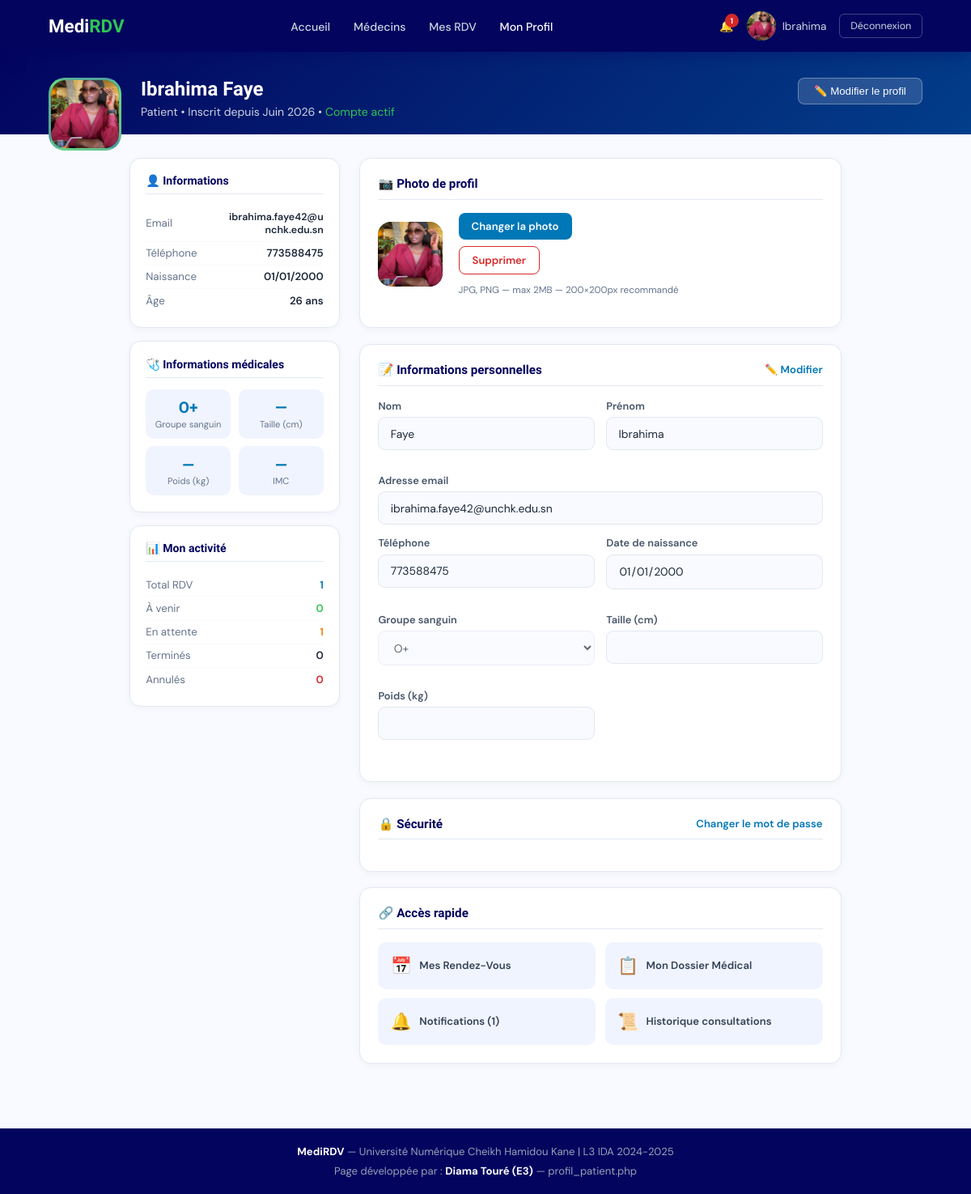
Screenshot of /pages/profil_patient.php (signed in) with the database file from the repository.
### tables this page shows
CREATE TABLE IF NOT EXISTS `patients` (
  `id` int NOT NULL AUTO_INCREMENT,
  `nom` varchar(100) NOT NULL,
  `prenom` varchar(100) NOT NULL,
  `email` varchar(150) NOT NULL,
  `telephone` varchar(20) NOT NULL,
  `date_naissance` date NOT NULL,
  `groupe_sanguin` enum('A+','A-','B+','B-','AB+','AB-','O+','O-') DEFAULT NULL,
  `taille` decimal(5,2) DEFAULT NULL,
  `poids` decimal(5,2) DEFAULT NULL,
  `mot_de_passe` varchar(255) NOT NULL,
  `photo` varchar(255) DEFAULT NULL,
  `statut` enum('actif','suspendu','supprime') DEFAULT 'actif',
  `date_inscription` timestamp NULL DEFAULT CURRENT_TIMESTAMP,
  PRIMARY KEY (`id`),
  UNIQUE KEY `email` (`email`)
);

### pages/profil_patient.php (the view, shortened to what this page needs)
<?php
require_once __DIR__ . '/../includes/connexion.php';
$patient_id = $_SESSION['user_id'];
$stmt = $pdo->prepare("SELECT * FROM patients WHERE id = :id AND statut = 'actif' LIMIT 1");
$stmt->execute([':id' => $patient_id]);
$patient = $stmt->fetch(PDO::FETCH_ASSOC);
$stmt = $pdo->prepare("
    SELECT
        COUNT(*) AS total,
        SUM(CASE WHEN statut IN ('confirme','en_attente') AND date_rdv >= CURDATE() THEN 1 ELSE 0 END) AS a_venir,
        SUM(CASE WHEN statut = 'en_attente'  THEN 1 ELSE 0 END) AS en_attente,
        SUM(CASE WHEN statut = 'termine'     THEN 1 ELSE 0 END) AS termines,
        SUM(CASE WHEN statut = 'annule'      THEN 1 ELSE 0 END) AS annules
    FROM rendezvous WHERE id_patient = :id
");
$stmt->execute([':id' => $patient_id]);
$stats = $stmt->fetch(PDO::FETCH_ASSOC);
$stmt = $pdo->prepare("SELECT COUNT(*) FROM notifications WHERE id_destinataire = :id AND type_user = 'patient' AND lu = 0");
$stmt->execute([':id' => $patient_id]);
$notif_count = (int) $stmt->fetchColumn();
$imc = '';
$age = '';
if (!empty($patient['date_naissance'])) {
    $dob = new DateTime($patient['date_naissance']);
    $age = (new DateTime())->diff($dob)->y . ' ans';
}
$date_inscription = !empty($patient['date_inscription'])
    ? (new DateTime($patient['date_inscription']))->format('F Y')
    : '';
$mois_fr = ['January'=>'Janvier','February'=>'Février','March'=>'Mars','April'=>'Avril',
            'May'=>'Mai','June'=>'Juin','July'=>'Juillet','August'=>'Août',
            'September'=>'Septembre','October'=>'Octobre','November'=>'Novembre','December'=>'Décembre'];
$date_inscription = strtr($date_inscription, $mois_fr);
$erreurs  = [];
$groupes = ['A+','A-','B+','B-','AB+','AB-','O+','O-'];
$initiales = strtoupper(mb_substr($patient['prenom'],0,1).mb_substr($patient['nom'],0,1));
?>
<!DOCTYPE html>
<html lang="fr">
<head>
</head>
<body>
<nav>
  <a href="../index.php" class="nav-logo">Medi<span>RDV</span></a>
  <ul class="nav-links" id="navLinks">
    <li><a href="../index.php">Accueil</a></li>
    <li><a href="liste_medecins.php">Médecins</a></li>
    <li><a href="mes_rdv.php">Mes RDV</a></li>
    <li><a href="profil_patient.php" class="active">Mon Profil</a></li>
  </ul>
  <div class="nav-right">
    <a href="notifications.php" class="notif-btn">
      🔔
      <?php if ($notif_count > 0): ?>
        <span class="notif-dot"><?= $notif_count ?></span>
      <?php endif; ?>
    </a>
    <div class="nav-user">
      <div class="avatar-sm">
        <?php if (!empty($patient['photo']) && file_exists(__DIR__.'/../assets/img/'.$patient['photo'])): ?>
          <img src="../assets/img/<?= htmlspecialchars($patient['photo']) ?>" alt="photo">
        <?php else: ?>
          <?= $initiales ?>
        <?php endif; ?>
      </div>
      <span><?= htmlspecialchars($patient['prenom']) ?></span>
    </div>
    <a href="logout.php" class="logout-btn">Déconnexion</a>
  </div>
</nav>
<div class="profile-hero">
  <div class="profile-banner">
    <div class="avatar-big">
      <?php if (!empty($patient['photo']) && file_exists(__DIR__.'/../assets/img/'.$patient['photo'])): ?>
        <img src="../assets/img/<?= htmlspecialchars($patient['photo']) ?>" alt="photo profil">
      <?php else: ?>
        👤
      <?php endif; ?>
    </div>
    <div class="profile-info">
      <h2><?= htmlspecialchars($patient['prenom'] . ' ' . $patient['nom']) ?></h2>
      <p>
        Patient • Inscrit depuis <?= $date_inscription ?>
        • <span class="green">Compte actif</span>
      </p>
    </div>
    <button class="edit-btn" onclick="document.getElementById('secInfos').scrollIntoView({behavior:'smooth'})">
      ✏️ Modifier le profil
    </button>
  </div>
</div>
<div class="main">
  <div class="left-col">
    <div class="info-card">
      <h5>👤 Informations</h5>
      <div class="info-row">
        <span class="lbl">Email</span>
        <span class="val" style="font-size:.78rem"><?= htmlspecialchars($patient['email']) ?></span>
      </div>
      <div class="info-row">
        <span class="lbl">Téléphone</span>
        <span class="val"><?= htmlspecialchars($patient['telephone']) ?></span>
      </div>
      <div class="info-row">
        <span class="lbl">Naissance</span>
        <span class="val">
          <?= !empty($patient['date_naissance'])
              ? (new DateTime($patient['date_naissance']))->format('d/m/Y')
              : '—' ?>
        </span>
      </div>
      <div class="info-row">
        <span class="lbl">Âge</span>
        <span class="val"><?= $age ?: '—' ?></span>
      </div>
    </div>
    <div class="info-card">
      <h5>🩺 Informations médicales</h5>
      <div class="vital-grid">
        <div class="vital-item">
          <div class="vital-num"><?= htmlspecialchars($patient['groupe_sanguin'] ?: '—') ?></div>
          <div class="vital-lbl">Groupe sanguin</div>
        </div>
        <div class="vital-item">
          <div class="vital-num"><?= !empty($patient['taille']) ? (int)$patient['taille'] : '—' ?></div>
          <div class="vital-lbl">Taille (cm)</div>
        </div>
        <div class="vital-item">
          <div class="vital-num"><?= !empty($patient['poids']) ? (int)$patient['poids'] : '—' ?></div>
          <div class="vital-lbl">Poids (kg)</div>
        </div>
        <div class="vital-item">
          <div class="vital-num"><?= $imc ?: '—' ?></div>
          <div class="vital-lbl">IMC</div>
        </div>
      </div>
    </div>
    <div class="info-card">
      <h5>📊 Mon activité</h5>
      <div class="info-row">
        <span class="lbl">Total RDV</span>
        <span class="val" style="color:var(--blue)"><?= (int)$stats['total'] ?></span>
      </div>
      <div class="info-row">
        <span class="lbl">À venir</span>
        <span class="val" style="color:var(--green)"><?= (int)$stats['a_venir'] ?></span>
      </div>
      <div class="info-row">
        <span class="lbl">En attente</span>
        <span class="val" style="color:var(--orange)"><?= (int)$stats['en_attente'] ?></span>
      </div>
      <div class="info-row">
        <span class="lbl">Terminés</span>
        <span class="val"><?= (int)$stats['termines'] ?></span>
      </div>
      <div class="info-row">
        <span class="lbl">Annulés</span>
        <span class="val" style="color:var(--red)"><?= (int)$stats['annules'] ?></span>
      </div>
    </div>
  </div>
  <div class="right-col">
    <div class="section-card">
      <div class="sec-head"><h4>📷 Photo de profil</h4></div>
      <div class="photo-section">
        <div class="photo-prev">
          <?php if (!empty($patient['photo']) && file_exists(__DIR__.'/../assets/img/'.$patient['photo'])): ?>
            <img src="../assets/img/<?= htmlspecialchars($patient['photo']) ?>" alt="profil">
          <?php else: ?>
            👤
          <?php endif; ?>
        </div>
        <div class="photo-actions">
          <form method="POST" enctype="multipart/form-data" style="display:inline">
            <button type="button" class="btn-upload" onclick="document.getElementById('photoInput').click()">
              Changer la photo
            </button>
          </form>
          <?php if (!empty($patient['photo'])): ?>
          <form method="POST" style="display:inline"
                onsubmit="return confirm('Supprimer la photo de profil ?')">
            <button type="submit" class="btn-delete">Supprimer</button>
          </form>
          <?php endif; ?>
          <div class="photo-hint">JPG, PNG — max 2MB — 200×200px recommandé</div>
        </div>
      </div>
    </div>
    <div class="section-card" id="secInfos">
      <div class="sec-head">
        <h4>📝 Informations personnelles</h4>
        <button class="sec-edit" onclick="toggleEdit()">✏️ Modifier</button>
      </div>
      <form method="POST" id="infoForm">
        <div class="form-row">
          <div class="form-group">
            <label>Nom</label>
            <input type="text" name="nom" id="f_nom"
                   value="<?= htmlspecialchars($patient['nom']) ?>"
                   class="<?= isset($erreurs['nom'])?'field-error':'' ?>" readonly>
          </div>
          <div class="form-group">
            <label>Prénom</label>
            <input type="text" name="prenom" id="f_prenom"
                   value="<?= htmlspecialchars($patient['prenom']) ?>"
                   class="<?= isset($erreurs['prenom'])?'field-error':'' ?>" readonly>
          </div>
        </div>
        <div class="form-group">
          <label>Adresse email</label>
          <input type="email" name="email" id="f_email"
                 value="<?= htmlspecialchars($patient['email']) ?>"
                 class="<?= isset($erreurs['email'])?'field-error':'' ?>" readonly>
        </div>
        <div class="form-row">
          <div class="form-group">
            <label>Téléphone</label>
            <input type="tel" name="telephone" id="f_tel"
                   value="<?= htmlspecialchars($patient['telephone']) ?>" readonly>
          </div>
          <div class="form-group">
            <label>Date de naissance</label>
            <input type="date" name="date_naissance" id="f_ddn"
                   value="<?= htmlspecialchars($patient['date_naissance'] ?? '') ?>"
                   max="<?= date('Y-m-d', strtotime('-5 years')) ?>" readonly>
          </div>
        </div>
        <div class="form-row">
          <div class="form-group">
            <label>Groupe sanguin</label>
            <select name="groupe_sanguin" id="f_gs" disabled>
              <?php foreach ($groupes as $g): ?>
                <option value="<?=$g?>" <?= ($patient['groupe_sanguin']??'')===$g?'selected':'' ?>><?=$g?></option>
              <?php endforeach; ?>
            </select>
          </div>
          <div class="form-group">
            <label>Taille (cm)</label>
            <input type="number" name="taille" id="f_taille" min="50" max="250"
                   value="<?= htmlspecialchars($patient['taille'] ?? '') ?>" readonly>
          </div>
        </div>
        <div class="form-row">
          <div class="form-group">
            <label>Poids (kg)</label>
            <input type="number" name="poids" id="f_poids" min="10" max="300"
                   value="<?= htmlspecialchars($patient['poids'] ?? '') ?>" readonly>
          </div>
          <div class="form-group"></div>
        </div>
      </form>
    </div>
    <div class="section-card">
      <div class="sec-head">
        <h4>🔒 Sécurité</h4>
        <button class="sec-edit" onclick="togglePwSection()">Changer le mot de passe</button>
      </div>
    </div>
    <div class="section-card">
      <div class="sec-head"><h4>🔗 Accès rapide</h4></div>
      <div class="quick-links">
        <a class="ql" href="mes_rdv.php"><div class="ql-icon">📅</div><div class="ql-text">Mes Rendez-Vous</div></a>
        <a class="ql" href="dossier_patient.php"><div class="ql-icon">📋</div><div class="ql-text">Mon Dossier Médical</div></a>
        <a class="ql" href="notifications.php"><div class="ql-icon">🔔</div><div class="ql-text">Notifications <?= $notif_count>0?"($notif_count)":'' ?></div></a>
        <a class="ql" href="historique_patient.php"><div class="ql-icon">📜</div><div class="ql-text">Historique consultations</div></a>
      </div>
    </div>
  </div>
</div>
<footer>
  <p><strong>MediRDV</strong> — Université Numérique Cheikh Hamidou Kane | L3 IDA 2024-2025</p>
  <p style="margin-top:.4rem">Page développée par : <strong>Diama Touré (E3)</strong> — profil_patient.php</p>
</footer>
</body>
</html>

### rows the page displays
patients: photo (picture), prenom "Ibrahima", prenom+nom "Ibrahima Faye", date_inscription "Juin 2026", email "ibrahima.faye42@unchk.edu.sn", telephone "773588475", date_naissance "01/01/2000", date_naissance "26 ans", groupe_sanguin "O+", nom "Faye"

### other values shown
$notif_count "1"
$imc ?: '—' "—"
$stats['total'] "1"
$stats['a_venir'] "0"
$stats['en_attente'] "1"
$stats['termines'] "0"
$stats['annules'] "0"
